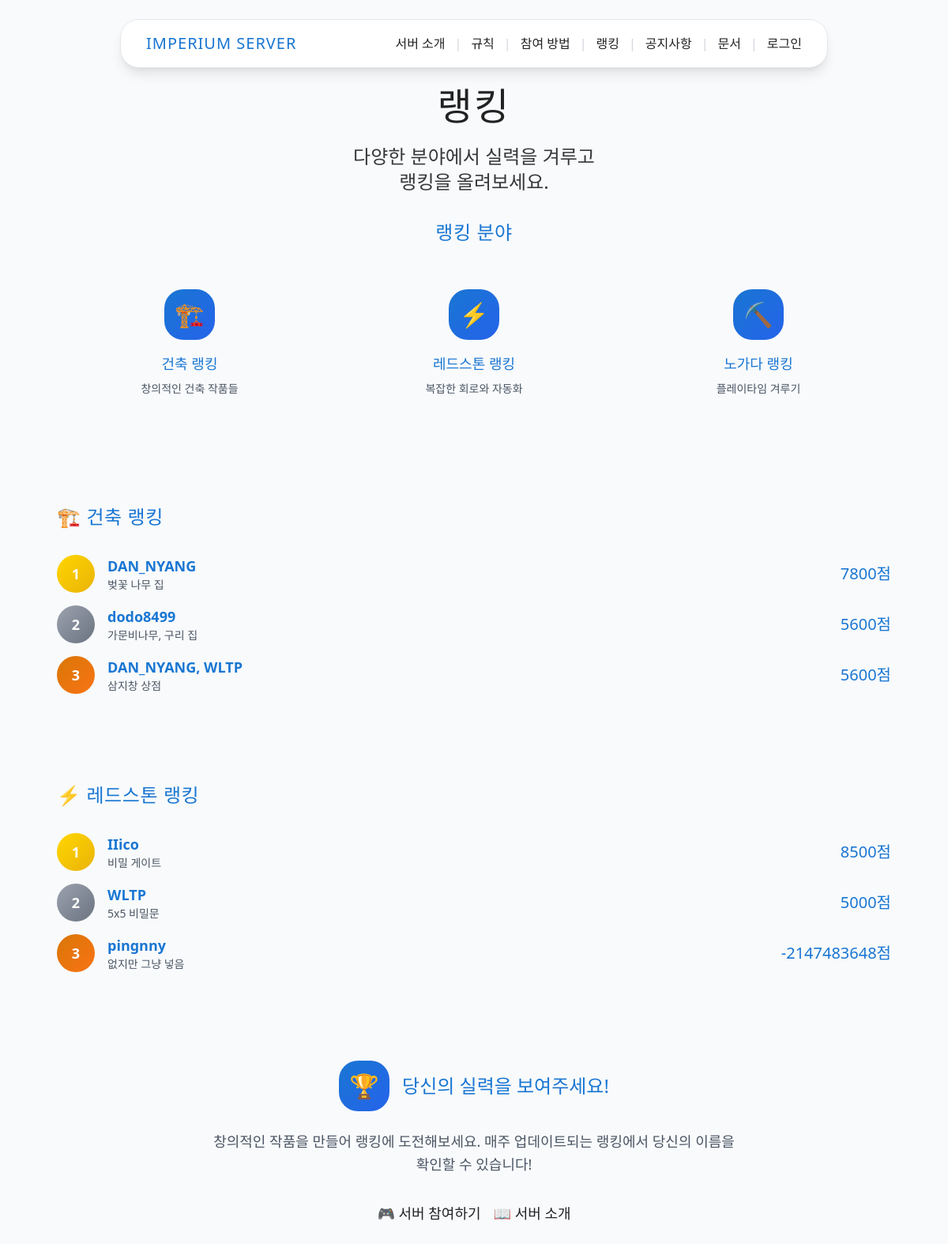
The page /ranking/ on the database its author committed.
### ranking/models.py (models this page shows, shortened)
class BuildPlayer(models.Model):
    player = models.CharField(max_length=255, null=True, blank=True)
    point = models.IntegerField(null=True, blank=True)
    things = models.CharField(max_length=255, null=True, blank=True)

class RedstonePlayer(models.Model):
    player = models.CharField(max_length=255, null=True, blank=True)
    point = models.IntegerField(null=True, blank=True)
    things = models.CharField(max_length=255, null=True, blank=True)

### ranking/views.py (the view)
# urls.py: path('', views.ranking_main, name='ranking'),
def ranking_main(request):
    TopBuildPlayers = BuildPlayer.objects.all().order_by('-point')[:3]
    TopRedstonePlayers = RedstonePlayer.objects.all().order_by('-point')[:3]
    context = {
        'BuildPlayers': TopBuildPlayers,
        'RedstonePlayers': TopRedstonePlayers
    }
    return render(request, 'ranking/index.html', context)

### templates/ranking/index.html (shortened to what this page needs)
{% extends "base.html" %}
{% block content %}
<section class="section-header">
    <div class="max-w-4xl mx-auto px-4 text-center">
        <h1 class="font-pixel text-4xl md:text-5xl mb-6 tracking-wider text-shadow-pixel">
            랭킹
        </h1>
        <p class="text-xl md:text-2xl opacity-90 leading-relaxed max-w-3xl mx-auto">
            다양한 분야에서 실력을 겨루고<br class="hidden md:block">
            랭킹을 올려보세요.
        </p>
    </div>
</section>
<section class="content-section">
    <div class="max-w-6xl mx-auto px-4">
        <div class="card-component p-8 mb-12">
            <h2 class="font-pixel text-2xl text-mc-blue mb-8 tracking-wide text-center">랭킹 분야</h2>
            <div class="grid md:grid-cols-3 gap-6">
                <div class="stats-card p-6 text-center group hover:shadow-toss-xl transition-all duration-200 cursor-pointer" onclick="location.href='{% url 'ranking:build_ranking' %}'">
                    <div class="w-16 h-16 bg-gradient-to-br from-mc-blue to-blue-600 rounded-3xl flex items-center justify-center mx-auto mb-4 group-hover:scale-110 transition-transform">
                        <span class="text-3xl">🏗️</span>
                    </div>
                    <h3 class="font-pixel text-lg text-mc-blue mb-2 group-hover:text-blue-600 transition-colors">건축 랭킹</h3>
                    <p class="text-gray-600 text-sm">창의적인 건축 작품들</p>
                </div>
                <div class="stats-card p-6 text-center group hover:shadow-toss-xl transition-all duration-200 cursor-pointer" onclick="location.href='{% url 'ranking:redstone_ranking' %}'">
                    <div class="w-16 h-16 bg-gradient-to-br from-mc-blue to-blue-600 rounded-3xl flex items-center justify-center mx-auto mb-4 group-hover:scale-110 transition-transform">
                        <span class="text-3xl">⚡</span>
                    </div>
                    <h3 class="font-pixel text-lg text-mc-blue mb-2 group-hover:text-blue-600 transition-colors">레드스톤 랭킹</h3>
                    <p class="text-gray-600 text-sm">복잡한 회로와 자동화</p>
                </div>
                <div class="stats-card p-6 text-center group hover:shadow-toss-xl transition-all duration-200 cursor-pointer" onclick="location.href='{% url 'ranking:hard_worked_ranking' %}'">
                    <div class="w-16 h-16 bg-gradient-to-br from-mc-blue to-blue-600 rounded-3xl flex items-center justify-center mx-auto mb-4 group-hover:scale-110 transition-transform">
                        <span class="text-3xl">⛏️</span>
                    </div>
                    <h3 class="font-pixel text-lg text-mc-blue mb-2 group-hover:text-blue-600 transition-colors">노가다 랭킹</h3>
                    <p class="text-gray-600 text-sm">플레이타임 겨루기</p>
                </div>
            </div>
        </div>
        <div class="card-component p-8 mb-12">
            <h2 class="font-pixel text-2xl text-mc-blue mb-8 tracking-wide">🏗️ 건축 랭킹</h2>
            <div class="space-y-4">
                {% for BuildPlayer in BuildPlayers %}
                    <div class="rule-card group hover:shadow-toss-xl transition-all duration-200">
                        <div class="flex items-center space-x-4">
                            <div class="
                                flex-shrink-0 w-12 h-12
                                {% if forloop.counter == 1 %}
                                    bg-gradient-to-br from-mc-gold to-yellow-500
                                {% elif forloop.counter == 2 %}
                                    bg-gradient-to-br from-gray-400 to-gray-500
                                {% elif forloop.counter == 3 %}
                                    bg-gradient-to-br from-amber-600 to-orange-500
                                {% else %}
                                    bg-gray-300
                                {% endif %}
                                text-white rounded-3xl flex items-center justify-center font-bold text-lg group-hover:scale-110 transition-transform
                            ">
                                {{ forloop.counter }}
                            </div>
                            <div class="flex-1">
                                <div class="flex items-center justify-between">
                                    <div>
                                        <h3 class="font-semibold text-mc-blue text-lg group-hover:text-blue-600 transition-colors">{{ BuildPlayer.player }}</h3>
                                        <p class="text-gray-600 text-sm">{{ BuildPlayer.things }}</p>
                                    </div>
                                    <div class="text-right">
                                        <p class="font-pixel text-xl text-mc-blue">{{ BuildPlayer.point }}점</p>
                                    </div>
                                </div>
                            </div>
                        </div>
                    </div>
                {% endfor %}
            </div>
        </div>
        <div class="card-component p-8 mb-12">
            <h2 class="font-pixel text-2xl text-mc-blue mb-8 tracking-wide">⚡ 레드스톤 랭킹</h2>
            <div class="space-y-4">
                {% for RedstonePlayer in RedstonePlayers %}
                    <div class="rule-card group hover:shadow-toss-xl transition-all duration-200">
                        <div class="flex items-center space-x-4">
                            <div class="
                                flex-shrink-0 w-12 h-12
                                {% if forloop.counter == 1 %}
                                    bg-gradient-to-br from-mc-gold to-yellow-500
                                {% elif forloop.counter == 2 %}
                                    bg-gradient-to-br from-gray-400 to-gray-500
                                {% elif forloop.counter == 3 %}
                                    bg-gradient-to-br from-amber-600 to-orange-500
                                {% else %}
                                    bg-gray-300
                                {% endif %}
                                text-white rounded-3xl flex items-center justify-center font-bold text-lg group-hover:scale-110 transition-transform
                            ">
                                {{ forloop.counter }}
                            </div>
                            <div class="flex-1">
                                <div class="flex items-center justify-between">
                                    <div>
                                        <h3 class="font-semibold text-mc-blue text-lg group-hover:text-blue-600 transition-colors">{{ RedstonePlayer.player }}</h3>
                                        <p class="text-gray-600 text-sm">{{ RedstonePlayer.things }}</p>
                                    </div>
                                    <div class="text-right">
                                        <p class="font-pixel text-xl text-mc-blue">{{ RedstonePlayer.point }}점</p>
                                    </div>
                                </div>
                            </div>
                        </div>
                    </div>
                {% endfor %}
            </div>
        </div>
    </div>
        <div class="card-component p-8 text-center">
            <div class="flex items-center justify-center space-x-4 mb-6">
                <div class="w-16 h-16 bg-gradient-to-br from-mc-blue to-blue-600 rounded-3xl flex items-center justify-center">
                    <span class="text-3xl">🏆</span>
                </div>
                <h3 class="font-pixel text-2xl text-mc-blue">당신의 실력을 보여주세요!</h3>
            </div>
            <p class="text-lg text-gray-600 leading-relaxed max-w-2xl mx-auto mb-8">
                창의적인 작품을 만들어 랭킹에 도전해보세요.
                매주 업데이트되는 랭킹에서 당신의 이름을 확인할 수 있습니다!
            </p>
            <div class="flex flex-col sm:flex-row gap-4 justify-center">
                <a href="{% url 'how_to_join' %}" class="btn-primary text-lg">
                    🎮 서버 참여하기
                </a>
                <a href="{% url 'descriptions' %}" class="btn-secondary text-lg">
                    📖 서버 소개
                </a>
            </div>
        </div>
</section>
{% endblock %}

### static/main/index.css (style rules this page uses)
:root { --mc-green: #5e7c16; --mc-brown: #7c5e3c; --mc-light: #f3f3f3; --mc-dark: #222; --mc-accent: #b6e53e; --mc-border: #cfcfcf; }
html, body { margin: 0; padding: 0; font-family: 'Segoe UI', 'Malgun Gothic', 'Arial', sans-serif; background: var(--mc-light); color: var(--mc-dark); min-height: 100vh; }
.content-section { margin-bottom: 2.5rem; }

### templates/base.html (style rules this page uses)
.btn-primary { @apply bg-mc-blue text-white px-4 md:px-6 py-2 md:py-3 rounded-xl md:rounded-2xl font-semibold shadow-toss hover:shadow-toss-lg transition-all duration-200 hover:bg-blue-600 text-sm md:text-base; }
.btn-secondary { @apply bg-white text-mc-blue px-4 md:px-6 py-2 md:py-3 rounded-xl md:rounded-2xl font-semibold border-2 border-mc-blue shadow-toss hover:shadow-toss-lg transition-all duration-200 hover:bg-mc-blue hover:text-white text-sm md:text-base; }
.card-component { @apply bg-white rounded-2xl md:rounded-3xl shadow-toss hover:shadow-toss-lg transition-all duration-300 border border-gray-100; }
.section-header { @apply bg-gradient-to-r from-mc-blue to-blue-600 text-white py-12 md:py-20; }
.content-section { @apply py-8 md:py-16 bg-white; }
.stats-card { @apply bg-white rounded-xl md:rounded-2xl p-4 md:p-6 shadow-toss hover:shadow-toss-lg transition-all duration-200 border border-gray-100; }
.rule-card { @apply bg-white rounded-xl md:rounded-2xl p-4 md:p-6 shadow-toss hover:shadow-toss-lg transition-all duration-200 border border-gray-100; }

### rows shown on the page
BuildPlayer: player "DAN_NYANG", things "벚꽃 나무 집", point "7800"
BuildPlayer: player "dodo8499", things "가문비나무, 구리 집", point "5600"
BuildPlayer: player "DAN_NYANG, WLTP", things "삼지창 상점", point "5600"
RedstonePlayer: player "IIico", things "비밀 게이트", point "8500"
RedstonePlayer: player "WLTP", things "5x5 비밀문", point "5000"
RedstonePlayer: player "pingnny", things "없지만 그냥 넣음", point "-2147483648"
